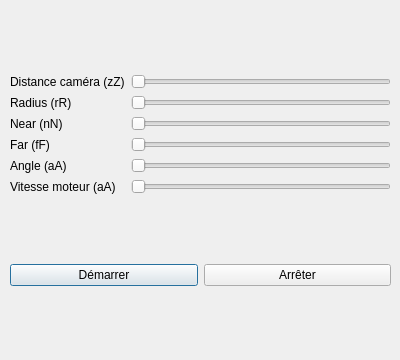
<?xml version="1.0" encoding="UTF-8"?>
<ui version="4.0">
 <class>dialog</class>
 <widget class="QDialog" name="dialog">
  <property name="geometry">
   <rect>
    <x>0</x>
    <y>0</y>
    <width>400</width>
    <height>360</height>
   </rect>
  </property>
  <property name="focusPolicy">
   <enum>Qt::WheelFocus</enum>
  </property>
  <property name="windowTitle">
   <string>Dialog</string>
  </property>
  <widget class="QWidget" name="verticalLayoutWidget">
   <property name="geometry">
    <rect>
     <x>10</x>
     <y>10</y>
     <width>381</width>
     <height>341</height>
    </rect>
   </property>
   <layout class="QVBoxLayout" name="verticalLayout_3">
    <item>
     <layout class="QHBoxLayout" name="horizontalLayout">
      <item>
       <layout class="QVBoxLayout" name="verticalLayout_2">
        <item>
         <widget class="QLabel" name="label">
          <property name="text">
           <string>Distance caméra (zZ)</string>
          </property>
         </widget>
        </item>
        <item>
         <widget class="QLabel" name="label_2">
          <property name="text">
           <string>Radius (rR)</string>
          </property>
         </widget>
        </item>
        <item>
         <widget class="QLabel" name="label_3">
          <property name="text">
           <string>Near (nN)</string>
          </property>
         </widget>
        </item>
        <item>
         <widget class="QLabel" name="label_4">
          <property name="text">
           <string>Far (fF)</string>
          </property>
         </widget>
        </item>
        <item>
         <widget class="QLabel" name="label_5">
          <property name="text">
           <string>Angle (aA)</string>
          </property>
         </widget>
        </item>
        <item>
         <widget class="QLabel" name="label_6">
          <property name="text">
           <string>Vitesse moteur (aA)</string>
          </property>
         </widget>
        </item>
       </layout>
      </item>
      <item>
       <layout class="QVBoxLayout" name="verticalLayout">
        <item>
         <widget class="QSlider" name="slider_dist_camera">
          <property name="maximum">
           <number>200</number>
          </property>
          <property name="orientation">
           <enum>Qt::Horizontal</enum>
          </property>
         </widget>
        </item>
        <item>
         <widget class="QSlider" name="slider_radius">
          <property name="maximum">
           <number>200</number>
          </property>
          <property name="orientation">
           <enum>Qt::Horizontal</enum>
          </property>
         </widget>
        </item>
        <item>
         <widget class="QSlider" name="slider_near">
          <property name="maximum">
           <number>200</number>
          </property>
          <property name="orientation">
           <enum>Qt::Horizontal</enum>
          </property>
         </widget>
        </item>
        <item>
         <widget class="QSlider" name="slider_far">
          <property name="maximum">
           <number>200</number>
          </property>
          <property name="orientation">
           <enum>Qt::Horizontal</enum>
          </property>
         </widget>
        </item>
        <item>
         <widget class="QSlider" name="slider_angle">
          <property name="maximum">
           <number>200</number>
          </property>
          <property name="orientation">
           <enum>Qt::Horizontal</enum>
          </property>
         </widget>
        </item>
        <item>
         <widget class="QSlider" name="slider_vitesse">
          <property name="orientation">
           <enum>Qt::Horizontal</enum>
          </property>
         </widget>
        </item>
       </layout>
      </item>
     </layout>
    </item>
    <item>
     <layout class="QHBoxLayout" name="horizontalLayout_2">
      <item>
       <widget class="QPushButton" name="but_demarrer">
        <property name="text">
         <string>Démarrer</string>
        </property>
       </widget>
      </item>
      <item>
       <widget class="QPushButton" name="but_arreter">
        <property name="text">
         <string>Arrêter</string>
        </property>
       </widget>
      </item>
     </layout>
    </item>
   </layout>
  </widget>
 </widget>
 <resources/>
 <connections/>
</ui>
